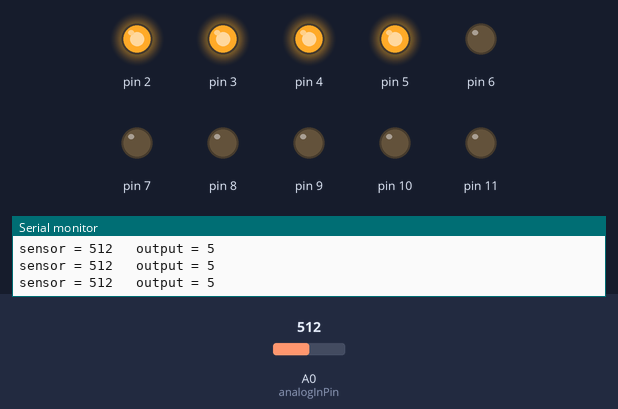
Recording of a sketch running on a simulated Arduino Uno, built with avr-gcc and run on an emulated ATmega328P. Shown: output pins drawn as LEDs (lit = HIGH), the last lines printed to the serial monitor. Inputs (shaded band) come from the test bench; at power-on: A0 (analogInPin) = 512.

Above: at 1.2 s.
1.3 s: A0 (analogInPin) set to 533
4.3 s: A0 (analogInPin) set to 563
At 4.8 s:
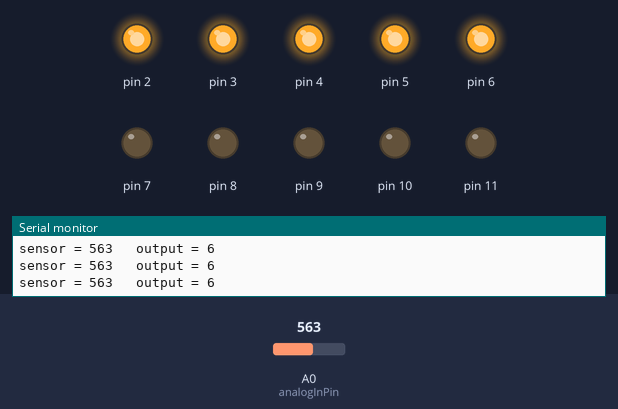
5.8 s: A0 (analogInPin) set to 627
8.8 s: A0 (analogInPin) set to 648
At 10.0 s:
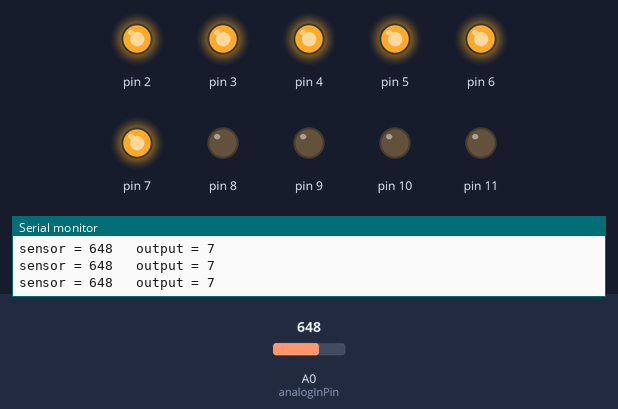
10.3 s: A0 (analogInPin) set to 705
13.3 s: A0 (analogInPin) set to 731
At 14.2 s:
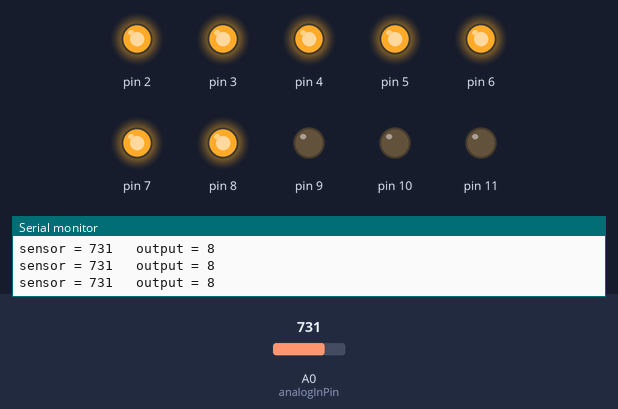
Timing chart, 0 to 15.8 s (numbered marks = the images above; inputs shaded):
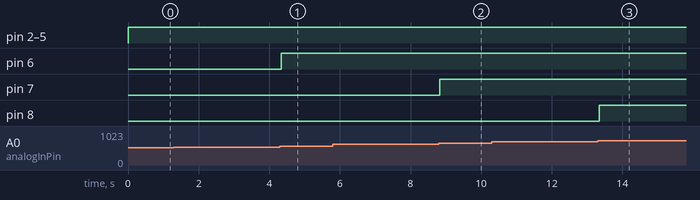

Measured:
- the behaviour switches between 548 and 549 on A0 (analogInPin) (found by bisection; images 0 and 1)
- the behaviour switches between 633 and 634 on A0 (analogInPin) (found by bisection; images 1 and 2)
- the behaviour switches between 718 and 719 on A0 (analogInPin) (found by bisection; images 2 and 3)
- after the input at 4.3 s, pin 6: LOW → HIGH at once
- after the input at 8.8 s, pin 7: LOW → HIGH at once
- after the input at 13.3 s, pin 8: LOW → HIGH at once

The sketch:

lighttest.ino
```cpp
/**
 * Adapted from the AnalogInOutSerial sketch
 */

const int analogInPin = A0;  // Analog input pin that the potentiometer is attached to

int sensorValue = 0;        // value read from the pot
int outputValue = 0;

void setup() {
  // initialize serial communications at 9600 bps:
  Serial.begin(9600);
  pinMode(2, OUTPUT);
  pinMode(3, OUTPUT);
  pinMode(4, OUTPUT);
  pinMode(5, OUTPUT);
  pinMode(6, OUTPUT);
  pinMode(7, OUTPUT);
  pinMode(8, OUTPUT);
  pinMode(9, OUTPUT);
  pinMode(10, OUTPUT);
  pinMode(11, OUTPUT);
}

void loop() {
  // read the analog in value:
  sensorValue = analogRead(analogInPin);
  // at my testing conditions my photosensor measured
  // 1kohm to 78kohm from full light to darkness
  // so by the formula Vout=Vin*(R2/(R1+R2))
  // where R2 is a resitor and the R1 the photoresistor
  // I decided R2 to be 20kohm would give a nice range and
  // therefore the forming voltage divider would feed
  // 4.76V to 1.02V into A0 from full brightness to darkness
  // corresponding to the values 974 to 208 read in A0
  // at default reference, and so we map those to the pin numbers
  outputValue = map(sensorValue, 208, 974, 2, 11);

  // print the results to the serial monitor:
  Serial.print("sensor = " );
  Serial.print(sensorValue);
  Serial.print("\t output = ");
  Serial.println(outputValue);

  for (int i = 2; i <= outputValue; i++)
    digitalWrite(i, HIGH);

  for (int i = outputValue + 1; i <= 11; i++)
    digitalWrite(i, LOW);

  // wait 2 milliseconds before the next loop
  // for the analog-to-digital converter to settle
  // after the last reading:
  delay(2);
}
```
